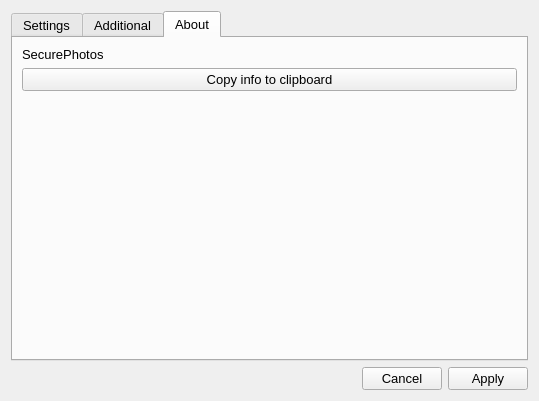
<?xml version="1.0" encoding="UTF-8"?>
<ui version="4.0">
 <class>SettingsDialog</class>
 <widget class="QDialog" name="SettingsDialog">
  <property name="geometry">
   <rect>
    <x>0</x>
    <y>0</y>
    <width>539</width>
    <height>401</height>
   </rect>
  </property>
  <property name="font">
   <font>
    <pointsize>10</pointsize>
   </font>
  </property>
  <property name="windowTitle">
   <string>Settings</string>
  </property>
  <property name="locale">
   <locale language="English" country="UnitedStates"/>
  </property>
  <layout class="QVBoxLayout" name="verticalLayout_2">
   <item>
    <widget class="QTabWidget" name="tabWidget">
     <property name="currentIndex">
      <number>2</number>
     </property>
     <widget class="QWidget" name="tab_1">
      <attribute name="title">
       <string>Settings</string>
      </attribute>
      <layout class="QVBoxLayout" name="verticalLayout_3">
       <item>
        <widget class="QCheckBox" name="checkRotateLeft">
         <property name="text">
          <string>Show action &quot;Rotate Left&quot;</string>
         </property>
         <property name="checked">
          <bool>true</bool>
         </property>
        </widget>
       </item>
       <item>
        <widget class="QCheckBox" name="checkRotateRight">
         <property name="text">
          <string>Show action &quot;Rotate Right&quot;</string>
         </property>
         <property name="checked">
          <bool>true</bool>
         </property>
        </widget>
       </item>
       <item>
        <widget class="QCheckBox" name="checkDelete">
         <property name="text">
          <string>Show action &quot;Delete&quot;</string>
         </property>
         <property name="checked">
          <bool>true</bool>
         </property>
        </widget>
       </item>
       <item>
        <widget class="QCheckBox" name="checkFitView">
         <property name="text">
          <string>Show action &quot;Fit view&quot;</string>
         </property>
         <property name="checked">
          <bool>true</bool>
         </property>
        </widget>
       </item>
       <item>
        <widget class="QCheckBox" name="checkFullscreen">
         <property name="text">
          <string>Show action &quot;Fullscreen&quot;</string>
         </property>
         <property name="checked">
          <bool>true</bool>
         </property>
        </widget>
       </item>
       <item>
        <widget class="QCheckBox" name="checkEncrypt">
         <property name="text">
          <string>Show Encrypt/Decrypt actions</string>
         </property>
         <property name="checked">
          <bool>true</bool>
         </property>
        </widget>
       </item>
       <item>
        <spacer name="verticalSpacer">
         <property name="orientation">
          <enum>Qt::Vertical</enum>
         </property>
         <property name="sizeHint" stdset="0">
          <size>
           <width>20</width>
           <height>40</height>
          </size>
         </property>
        </spacer>
       </item>
      </layout>
     </widget>
     <widget class="QWidget" name="tab_2">
      <attribute name="title">
       <string>Additional</string>
      </attribute>
      <layout class="QVBoxLayout" name="verticalLayout">
       <item>
        <layout class="QGridLayout" name="gridLayout">
         <item row="0" column="2">
          <widget class="QCheckBox" name="enableCopyToTarget">
           <property name="text">
            <string>Enable copy to target button</string>
           </property>
          </widget>
         </item>
         <item row="1" column="2">
          <widget class="QLabel" name="labelTarget">
           <property name="text">
            <string>Copy target path</string>
           </property>
          </widget>
         </item>
         <item row="0" column="3">
          <widget class="QPushButton" name="selectCopyFolder">
           <property name="text">
            <string>Select target</string>
           </property>
          </widget>
         </item>
        </layout>
       </item>
       <item>
        <spacer name="verticalSpacer_2">
         <property name="orientation">
          <enum>Qt::Vertical</enum>
         </property>
         <property name="sizeHint" stdset="0">
          <size>
           <width>20</width>
           <height>40</height>
          </size>
         </property>
        </spacer>
       </item>
      </layout>
     </widget>
     <widget class="QWidget" name="tab_3">
      <attribute name="title">
       <string>About</string>
      </attribute>
      <layout class="QVBoxLayout" name="verticalLayout">
       <item>
        <widget class="QLabel" name="label_about">
         <property name="text">
          <string>SecurePhotos</string>
         </property>
        </widget>
       </item>
       <item>
        <widget class="QPushButton" name="copyAbout">
         <property name="text">
          <string>Copy info to clipboard</string>
         </property>
        </widget>
       </item>
       <item>
        <spacer name="verticalSpacer_2">
         <property name="orientation">
          <enum>Qt::Vertical</enum>
         </property>
         <property name="sizeHint" stdset="0">
          <size>
           <width>20</width>
           <height>40</height>
          </size>
         </property>
        </spacer>
       </item>
      </layout>
     </widget>
    </widget>
   </item>
   <item>
    <layout class="QGridLayout" name="gridLayout_2">
     <item row="0" column="2">
      <widget class="QPushButton" name="pushButton_apply">
       <property name="font">
        <font>
         <pointsize>10</pointsize>
        </font>
       </property>
       <property name="locale">
        <locale language="English" country="UnitedStates"/>
       </property>
       <property name="text">
        <string>Apply</string>
       </property>
      </widget>
     </item>
     <item row="0" column="1">
      <widget class="QPushButton" name="pushButton_cancel">
       <property name="font">
        <font>
         <pointsize>10</pointsize>
        </font>
       </property>
       <property name="locale">
        <locale language="English" country="UnitedStates"/>
       </property>
       <property name="text">
        <string>Cancel</string>
       </property>
      </widget>
     </item>
     <item row="0" column="0">
      <spacer name="horizontalSpacer_2">
       <property name="orientation">
        <enum>Qt::Horizontal</enum>
       </property>
       <property name="sizeHint" stdset="0">
        <size>
         <width>40</width>
         <height>20</height>
        </size>
       </property>
      </spacer>
     </item>
    </layout>
   </item>
  </layout>
 </widget>
 <resources/>
 <connections/>
</ui>
